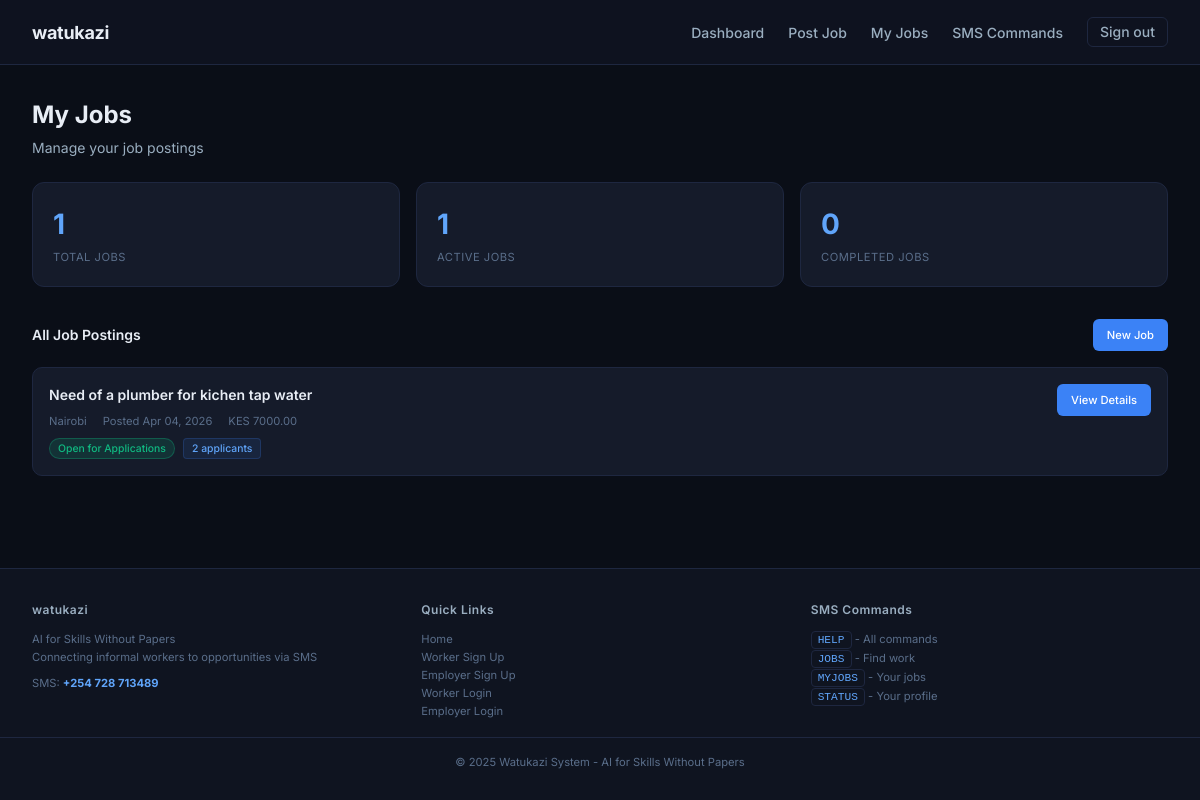
/jobs/my-jobs/ (signed in), run on the app's committed database.
### jobs/models.py (models this page shows, shortened)
class JobRequest(models.Model):
    STATUS_CHOICES = (
        ('open', 'Open for Applications'),
        ('matching', 'Matching in Progress'),
        ('matched', 'Workers Matched'),
        ('in_progress', 'Work in Progress'),
        ('completed', 'Completed'),
        ('cancelled', 'Cancelled'),
        ('expired', 'Expired'),
    )
    employer = models.ForeignKey(User, on_delete=models.CASCADE, related_name='job_requests')
    title = models.CharField(max_length=100)
    description = models.TextField()
    required_skills = models.ManyToManyField(Skill, related_name='job_requests')
    location = models.CharField(max_length=100)
    budget = models.DecimalField(max_digits=10, decimal_places=2, null=True, blank=True)
    status = models.CharField(max_length=12, choices=STATUS_CHOICES, default='open')
    created_at = models.DateTimeField(auto_now_add=True)
    deadline = models.DateTimeField(null=True, blank=True)
    start_date = models.DateTimeField(null=True, blank=True)
    duration_days = models.IntegerField(default=1, help_text="Estimated duration in days")

### accounts/models.py (models this page shows, shortened)
class SMSSettings(models.Model):
    phone_number = models.CharField(max_length=15, default='0700000000', help_text="SMS number for users to text")
    is_active = models.BooleanField(default=True)
    updated_at = models.DateTimeField(auto_now=True)
    class Meta:
        verbose_name_plural = "SMS Settings"

### jobs/views.py (the view)
# urls.py: path('my-jobs/', views.my_jobs, name='my_jobs'),
@login_required
def my_jobs(request):
    if request.user.profile.user_type != 'employer':
        messages.error(request, "Access denied")
        return redirect('/')
    jobs = JobRequest.objects.filter(employer=request.user).order_by('-created_at')
    for job in jobs:
        job.active_conversations = Conversation.objects.filter(
            job=job,
            is_active=True
        ).count()
    context = {
        'jobs': jobs,
        'active_count': jobs.filter(status='open').count(),
        'completed_count': jobs.filter(status='completed').count(),
        'total_count': jobs.count(),
    }
    return render(request, 'jobs/my_jobs.html', context)

### accounts/context_processors.py (called while the page is built)
def sms_settings(request):
    try:
        sms = SMSSettings.objects.first()
        sms_number = sms.phone_number if sms else '0700000000'
    except:
        sms_number = '0700000000'
    return {
        'sms_number': sms_number,
    }

### notifications/context_processors.py (called while the page is built)
def notifications_context(request):
    if request.user.is_authenticated:
        unread_count = Notification.objects.filter(
            recipient=request.user,
            is_read=False
        ).count()
        recent_notifications = Notification.objects.filter(
            recipient=request.user
        )[:5]
        return {
            'unread_notifications_count': unread_count,
            'recent_notifications': recent_notifications,
        }
    return {
        'unread_notifications_count': 0,
        'recent_notifications': [],
    }

### templates/jobs/my_jobs.html (shortened to what this page needs)
{% extends "base.html" %}
{% block content %}
<div class="container">
    <div style="margin-bottom: 1.5rem;">
        <h1 style="font-size: 1.5rem; font-weight: 700; margin-bottom: 0.25rem;">My Jobs</h1>
        <p style="color: var(--text-secondary); font-size: 0.875rem;">Manage your job postings</p>
    </div>
    <div class="stats-grid">
        <div class="stat-card">
            <div class="stat-value">{{ total_count|default:"0" }}</div>
            <div class="stat-label">Total Jobs</div>
        </div>
        <div class="stat-card">
            <div class="stat-value">{{ active_count|default:"0" }}</div>
            <div class="stat-label">Active Jobs</div>
        </div>
        <div class="stat-card">
            <div class="stat-value">{{ completed_count|default:"0" }}</div>
            <div class="stat-label">Completed Jobs</div>
        </div>
    </div>
    <div class="section-header">
        <h3>All Job Postings</h3>
        <a href="{% url 'jobs:create_job' %}" class="btn btn-primary" style="padding: 0.375rem 0.875rem; font-size: 0.7rem;">New Job</a>
    </div>
    {% if jobs %}
        {% for job in jobs %}
            <div class="job-card">
                <div style="display: flex; justify-content: space-between; align-items: flex-start; flex-wrap: wrap; gap: 1rem;">
                    <div style="flex: 1;">
                        <div class="job-title">{{ job.title }}</div>
                        <div class="job-meta">
                            <span>{{ job.location }}</span>
                            <span>Posted {{ job.created_at|date:"M d, Y" }}</span>
                            <span>KES {{ job.budget|default:"Negotiable" }}</span>
                        </div>
                        <div style="margin-top: 0.5rem; display: flex; flex-wrap: wrap; gap: 0.5rem; align-items: center;">
                            <span class="status-badge
                                {% if job.status == 'open' %}status-open
                                {% elif job.status == 'completed' %}status-completed
                                {% else %}status-cancelled{% endif %}">
                                {{ job.get_status_display }}
                            </span>
                            <span class="match-badge">{{ job.matches.count }} applicant{% if job.matches.count != 1 %}s{% endif %}</span>
                        </div>
                    </div>
                    <div>
                        <a href="{% url 'jobs:job_detail' job.id %}" class="btn btn-primary" style="padding: 0.375rem 0.875rem; font-size: 0.7rem;">View Details</a>
                    </div>
                </div>
            </div>
        {% endfor %}
    {% else %}
        <div class="empty-state">
            <p>No jobs posted yet</p>
            <a href="{% url 'jobs:create_job' %}" class="btn btn-primary" style="margin-top: 0.75rem;">Post your first job</a>
        </div>
    {% endif %}
</div>
{% endblock %}

### templates/base.html (shortened to what this page needs)
<!DOCTYPE html>
<html lang="en">
<head>
</head>
<body>
    <header class="header">
        <div class="header-container">
            <a href="/" class="logo">watukazi</a>
            <nav class="nav">
                {% if user.is_authenticated %}
                    {% if user.profile.user_type == 'worker' %}
                        <a href="{% url 'workers:dashboard' %}" class="nav-link">Dashboard</a>
                        <a href="{% url 'workers:manage_skills' %}" class="nav-link">Skills</a>
                        <a href="{% url 'jobs:search_jobs' %}" class="nav-link">Find Jobs</a>
                    {% elif user.profile.user_type == 'employer' %}
                        <a href="{% url 'employers:dashboard' %}" class="nav-link">Dashboard</a>
                        <a href="{% url 'jobs:create_job' %}" class="nav-link">Post Job</a>
                        <a href="{% url 'jobs:my_jobs' %}" class="nav-link">My Jobs</a>
                    {% endif %}
                    <div class="dropdown" id="smsDropdown">
                        <a href="#" class="nav-link" onclick="toggleDropdown(event)">SMS Commands</a>
                    </div>
                    <a href="{% url 'account_logout' %}" class="btn btn-outline" style="padding: 0.25rem 0.75rem;">Sign out</a>
                {% else %}
                    <div class="nav" style="gap: 0.75rem;">
                        <a href="{% url 'accounts:worker_login' %}" class="nav-link">Worker</a>
                        <a href="{% url 'accounts:employer_login' %}" class="nav-link">Employer</a>
                        <a href="{% url 'accounts:worker_signup' %}" class="btn btn-primary">Sign up</a>
                    </div>
                {% endif %}
            </nav>
        </div>
    </header>
    <main>
        {% block content %}{% endblock %}
    </main>
    <footer class="footer">
        <div class="footer-content">
            <div class="footer-section">
                <h4>watukazi</h4>
                <p>AI for Skills Without Papers<br>Connecting informal workers to opportunities via SMS</p>
                <p style="margin-top: 0.5rem;">SMS: <strong style="color: var(--accent-blue-light);">{{ sms_number }}</strong></p>
            </div>
            <div class="footer-section">
                <h4>Quick Links</h4>
                <p><a href="/">Home</a></p>
                <p><a href="{% url 'accounts:worker_signup' %}">Worker Sign Up</a></p>
                <p><a href="{% url 'accounts:employer_signup' %}">Employer Sign Up</a></p>
                <p><a href="{% url 'accounts:worker_login' %}">Worker Login</a></p>
                <p><a href="{% url 'accounts:employer_login' %}">Employer Login</a></p>
            </div>
            <div class="footer-section">
                <h4>SMS Commands</h4>
                <p><code class="code">HELP</code> - All commands</p>
                <p><code class="code">JOBS</code> - Find work</p>
                <p><code class="code">MYJOBS</code> - Your jobs</p>
                <p><code class="code">STATUS</code> - Your profile</p>
            </div>
        </div>
        <div class="divider" style="max-width: 1400px; margin: 1rem auto 0;"></div>
        <div style="text-align: center; margin-top: 1rem;">
            <p style="font-size: 0.7rem; color: var(--text-muted);">&copy; 2025 Watukazi System - AI for Skills Without Papers</p>
        </div>
    </footer>
</body>
</html>

### templates/base.html (style rules this page uses)
:root { --bg-deep: #0a0e17; --bg-primary: #0f1420; --bg-secondary: #151b2a; --bg-tertiary: #1a2133; --border-subtle: #1e2740; --border-medium: #2a3450; --text-primary: #e8edf5; --text-secondary: #9aaec0; --text-muted: #5a6e8a; --accent-blue: #3b82f6; --accent-blue-dark: #2563eb; --accent-blue-light: #60a5fa; --accent-green: #10b981; --accent-yellow: #f59e0b; --accent-red: #ef4444; --glass-bg: rgba(21, 27, 42, 0.95); --glass-border: rgba(59, 130, 246, 0.15); }
* { margin: 0; padding: 0; box-sizing: border-box; }
body { font-family: 'Inter', -apple-system, BlinkMacSystemFont, 'Segoe UI', sans-serif; background: var(--bg-deep); color: var(--text-primary); line-height: 1.5; min-height: 100vh; }
.header { background: rgba(15, 20, 32, 0.95); backdrop-filter: blur(12px); border-bottom: 1px solid var(--border-subtle); position: sticky; top: 0; z-index: 100; }
.header-container { max-width: 1400px; margin: 0 auto; padding: 0 2rem; display: flex; justify-content: space-between; align-items: center; height: 64px; }
.logo { font-size: 1.125rem; font-weight: 700; color: var(--text-primary); text-decoration: none; letter-spacing: -0.3px; }
.nav { display: flex; gap: 1.5rem; align-items: center; }
.nav-link { color: var(--text-secondary); text-decoration: none; font-size: 0.875rem; font-weight: 500; transition: color 0.2s ease; }
.dropdown { position: relative; }
.btn { display: inline-block; padding: 0.5rem 1rem; font-size: 0.875rem; font-weight: 500; line-height: 1.25rem; border-radius: 6px; text-decoration: none; cursor: pointer; transition: all 0.2s ease; border: none; font-family: inherit; }
.btn-primary { background: var(--accent-blue); color: white; }
.btn-outline { background: transparent; color: var(--text-secondary); border: 1px solid var(--border-subtle); }
.container { max-width: 1400px; margin: 0 auto; padding: 2rem; }
.stat-card { background: var(--bg-secondary); border: 1px solid var(--border-subtle); border-radius: 8px; padding: 1rem; transition: all 0.2s ease; }
.stat-value { font-size: 1.5rem; font-weight: 600; color: var(--accent-blue-light); margin-bottom: 0.25rem; }
.stat-label { font-size: 0.7rem; color: var(--text-muted); text-transform: uppercase; letter-spacing: 0.5px; }
.code { background: var(--bg-primary); padding: 0.125rem 0.375rem; border-radius: 4px; font-family: 'SF Mono', Monaco, monospace; font-size: 0.7rem; color: var(--accent-blue-light); border: 1px solid var(--border-subtle); }
.footer { background: var(--bg-primary); border-top: 1px solid var(--border-subtle); padding: 2rem 0; margin-top: 3rem; }
.footer-content { max-width: 1400px; margin: 0 auto; padding: 0 2rem; display: grid; grid-template-columns: repeat(3, 1fr); gap: 2rem; }
.footer-section h4 { font-size: 0.75rem; font-weight: 600; margin-bottom: 0.75rem; color: var(--text-secondary); letter-spacing: 0.5px; }
.footer-section p { font-size: 0.7rem; color: var(--text-muted); line-height: 1.6; }
.footer-section a { color: var(--text-muted); text-decoration: none; }
.divider { height: 1px; background: var(--border-subtle); margin: 1rem 0; }

### data on the page
JobRequest: title "Need of a plumber for kichen tap water", location "Nairobi", created_at "Apr 04, 2026", budget "7000.00", status "Open for Applications", matches.count "2"
SMSSettings: phone_number "+254 728 713489"

### other printed values
{{ total_count|default:"0" }} "1"
{{ active_count|default:"0" }} "1"
{{ completed_count|default:"0" }} "0"
